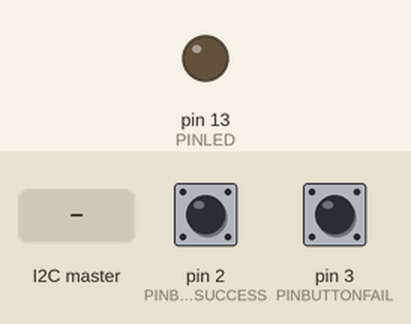
The sketch below on a simulated Arduino Uno, built with avr-gcc and run on an emulated ATmega328P. On the bench: output pins drawn as LEDs (lit = HIGH). Inputs (shaded band) come from the test bench; at power-on: pin 2 (PINBUTTONSUCCESS) HIGH, pin 3 (PINBUTTONFAIL) HIGH.

Above: at 1.2 s.
1.3 s: the I2C master sends the byte 1
At 4.1 s:
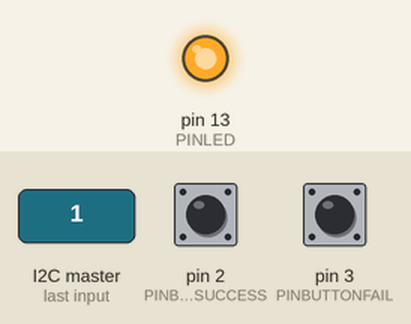
4.3 s: pin 2 (PINBUTTONSUCCESS) pulled LOW for 0.15 s
At 5.3 s:
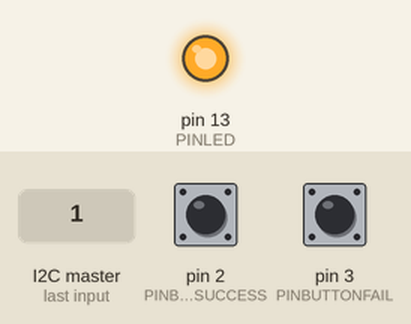
Timing chart, 0 to 7.3 s (numbered marks = the images above; inputs shaded):
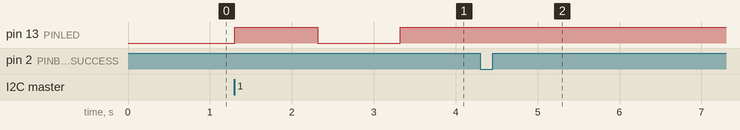

The sketch:

M3-TestModule.ino
```cpp
#include <Wire.h>

#define PINBUTTONSUCCESS 2
#define PINBUTTONFAIL 3
#define PINLED 13 //internal test LED

#define LED_BLINK_TIME 100 //100*10ms before it switches on/off (10ms by delay in loop)

byte i2cAnswer=0xFF;
byte randomByte=0;
byte gameState=0; //0 - stopped, 1 - running, 2 - fail (wait for request before resume), 3 - solved, x - internal error


void setup()
{
    //define pin modes
    pinMode(PINBUTTONSUCCESS, INPUT_PULLUP);
    pinMode(PINBUTTONFAIL, INPUT_PULLUP);
    pinMode(PINLED, OUTPUT);
    //initialize i2c interface
    Wire.begin(25);
    Wire.onReceive(receiveEvent);
    Wire.onRequest(requestEvent);
}

void loop()
{
    //led control (blinking when not solved)
    static int ledTime=LED_BLINK_TIME;
    static bool ledsOn=false;
    if (ledTime==0)
    {
        if (gameState==0)
        {
            ledsOn=false;
            digitalWrite(PINLED,0);
        }
        else if (gameState==1 || gameState==2) //not solved yet
        {
            //switch on/off
            ledsOn=!ledsOn;
            if (ledsOn)
            {
                digitalWrite(PINLED,1);
            }
            else
            {
                digitalWrite(PINLED,0);
            }
            ledTime=LED_BLINK_TIME;
        }
        else if (gameState==3)
        {
            ledsOn=true;
            digitalWrite(PINLED,1);
        }
    }
    else ledTime--;
    //game
    if (gameState==1) //game is running
    {
        if (digitalRead(PINBUTTONSUCCESS)==0) //success button pressed
        {
            gameState=3;
            ledsOn=true;
            digitalWrite(PINLED,1);
            ledTime=0; //displays infintely long unless gamestate changes
        }
        else if (digitalRead(PINBUTTONFAIL)==0)
        {
            gameState=2;
            ledsOn=true;
            digitalWrite(PINLED,0);
            ledTime=2*LED_BLINK_TIME;
        }
        while (digitalRead(PINBUTTONSUCCESS)==0 || digitalRead(PINBUTTONFAIL)==0) delay(10); //wait for button release
    }
    //delay
    delay(10);
}

void receiveEvent(int numBytes)
{
    byte buffer[numBytes];
    for (int i=0; i<numBytes; i++) buffer[i]=(byte)Wire.read();

    switch(buffer[0])
    {
        case 0: //reserved
            i2cAnswer=0; //fail
            break;
        case 1: //game start / reset
            randomByte=buffer[1];
            gameState=1; //running
            i2cAnswer=1; //ack
            break;
        case 2: //game information request
            if (gameState<=1) i2cAnswer=0; //nothing
            else if (gameState==2) i2cAnswer=1; //user fail
            else if (gameState==3) i2cAnswer=2; //user solved
            else i2cAnswer=3; //internal error
            break;
        case 3: //game end
            gameState=0;
            i2cAnswer=1; //ack
            break;
        default:
            i2cAnswer=0; //fail
            break;
    }
}

void requestEvent()
{
    //if (i2cAnswer==0xFF) doSomething(); //answer not ready
    Wire.write(i2cAnswer); //send answer byte
    i2cAnswer=0xFF; //set answer byte not ready

    //resume game after fail was noticed
    if (gameState==2) gameState=1;
}
```

Measured:
- after the input at 1.3 s, pin 13 (PINLED): LOW → HIGH at once, → LOW 1.0 s later, → HIGH 1.0 s later
- after the input at 4.3 s, pin 13 (PINLED): stops changing and stays HIGH
